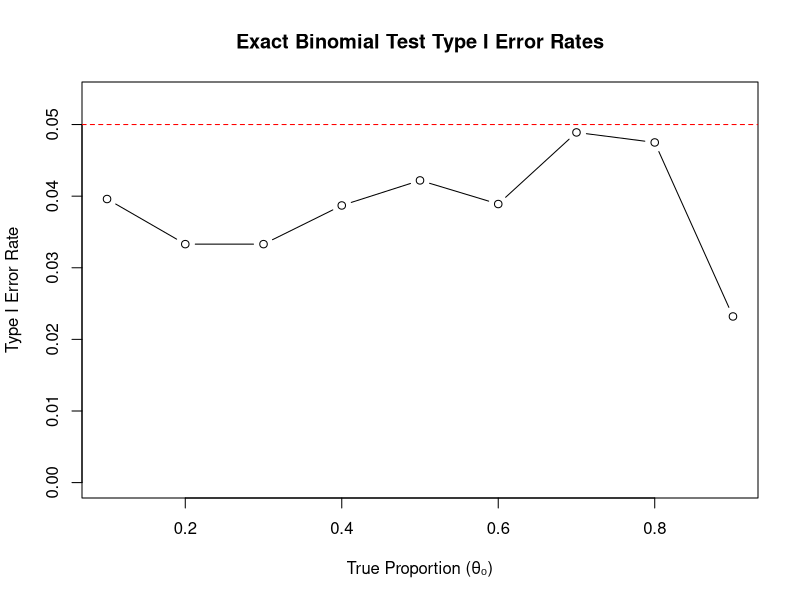

This chart was generated by the following R code:
#' Compute Exact Binomial Test Properties
#' 
#' Evaluates Type I error rates and computation times for exact binomial tests
#' across different true proportions (θ₀).
#' 
#' @param theta0 Vector of true proportions to evaluate
#' @param n Sample size (fixed across simulations)
#' @param B Number of Monte Carlo replications per θ₀ value
#' @param alpha Significance level (default = 0.05)
#' 
#' @return A data frame containing:
#'   - theta0: True proportion values
#'   - type1_error: Estimated Type I error rate
#'   - mean_time_ms: Average computation time in milliseconds
#' 
#' @details
#' For each θ₀ in the input vector:
#' 1. Generates B binomial samples from Binom(n, θ₀)
#' 2. Performs exact binomial test (one-sided greater than)
#' 3. Computes proportion of p-values < α (Type I error)
#' 4. Tracks computation times
#' 
#' Includes progress bar and interim results messages.
compute_exact_test_properties <- function(theta0, n, B, alpha = 0.05) {
  # Initialize results data frame
  results <- data.frame(
    theta0 = theta0,
    type1_error = numeric(length(theta0)),
    mean_time_ms = numeric(length(theta0))
  )
  
  # Loop through theta0 values
  for (j in seq_along(theta0)) {
    p_values <- numeric(B)  # Store p-values
    compute_times <- numeric(B)  # Store computation times
    
    # Initialize progress bar
    pb <- txtProgressBar(min = 0, max = B, style = 3)
    
    # Monte Carlo replications
    for (i in 1:B) {
      set.seed(i)  # Reproducibility
      start_time <- Sys.time()
      
      # Generate data under null
      X <- rbinom(1, size = n, prob = theta0[j])
      
      # Perform exact binomial test (one-sided greater than)
      test_result <- binom.test(X, n, p = theta0[j], alternative = "greater")
      p_values[i] <- test_result$p.value
      
      # Record computation time (milliseconds)
      compute_times[i] <- as.numeric(Sys.time() - start_time) * 1000
      
      # Update progress bar
      setTxtProgressBar(pb, i)
    }
    close(pb)  # Close progress bar
    
    # Calculate Type I error and average time
    results$type1_error[j] <- mean(p_values < alpha)
    results$mean_time_ms[j] <- mean(compute_times)
    
    # Print interim results
    message(sprintf("theta0 = %.1f | Type I Error = %.3f | Mean Time = %.2f ms",
                    theta0[j], results$type1_error[j], results$mean_time_ms[j]))
  }
  
  return(results)
}

# Simulation parameters
theta0 <- seq(0.1, 0.9, by = 0.1)  # True proportions to evaluate
n <- 100                            # Fixed sample size
B <- 10^4                            # Number of replications
alpha <- 0.05                       # Significance level

# Run simulation
results <- compute_exact_test_properties(theta0, n, B, alpha)

# View results
print(results)

# Plot Type I error rates
plot(results$theta0, results$type1_error, type = "b",
     xlab = "True Proportion (θ₀)", ylab = "Type I Error Rate",
     main = "Exact Binomial Test Type I Error Rates",
     ylim = c(0, max(results$type1_error)*1.1))
abline(h = alpha, col = "red", lty = 2)

# Optional: Save results
# write.csv(results, "exact_test_properties.csv", row.names = FALSE)
